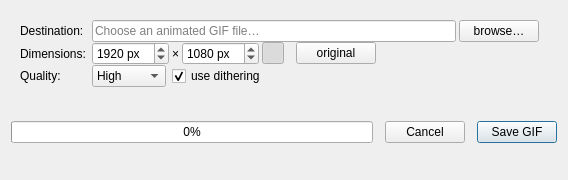
<?xml version="1.0" encoding="UTF-8"?>
<ui version="4.0">
 <class>dialog_animation_export</class>
 <widget class="QDialog" name="dialog_animation_export"><property name="surfaceRole" stdset="0"><string>panel</string></property>
  <property name="geometry">
   <rect>
    <x>0</x>
    <y>0</y>
    <width>568</width>
    <height>180</height>
   </rect>
  </property>
  <property name="sizePolicy">
   <sizepolicy hsizetype="Preferred" vsizetype="Preferred">
    <horstretch>0</horstretch>
    <verstretch>0</verstretch>
   </sizepolicy>
  </property>
  <property name="minimumSize">
   <size>
    <width>0</width>
    <height>0</height>
   </size>
  </property>
  <property name="windowTitle">
   <string>Export Animated GIF</string>
  </property>
  <property name="modal">
   <bool>true</bool>
  </property>
  <layout class="QVBoxLayout" name="layout_animation_export_dialog">
   <property name="spacing">
    <number>12</number>
   </property>
   <item>
    <widget class="QWidget" name="stack_animation_export_pages" native="true">
     <layout class="QVBoxLayout" name="layout_animation_export_configuration">
      <property name="spacing">
       <number>0</number>
      </property>
      <property name="leftMargin">
       <number>0</number>
      </property>
      <property name="topMargin">
       <number>0</number>
      </property>
      <property name="rightMargin">
       <number>0</number>
      </property>
      <property name="bottomMargin">
       <number>0</number>
      </property>
      <item alignment="Qt::AlignmentFlag::AlignTop">
       <widget class="QWidget" name="widget" native="true">
        <property name="minimumSize">
         <size>
          <width>0</width>
          <height>0</height>
         </size>
        </property>
        <layout class="QGridLayout" name="gridLayout">
         <property name="verticalSpacing">
          <number>0</number>
         </property>
         <item row="0" column="1">
          <widget class="QWidget" name="widget" native="true">
           <property name="sizePolicy">
            <sizepolicy hsizetype="Expanding" vsizetype="Preferred">
             <horstretch>0</horstretch>
             <verstretch>0</verstretch>
            </sizepolicy>
           </property>
           <layout class="QHBoxLayout" name="horizontalLayout">
            <property name="spacing">
             <number>3</number>
            </property>
            <property name="leftMargin">
             <number>0</number>
            </property>
            <property name="topMargin">
             <number>0</number>
            </property>
            <property name="bottomMargin">
             <number>0</number>
            </property>
            <item>
             <widget class="QLineEdit" name="edit_animation_export_destination">
              <property name="accessibleName">
               <string>Animated GIF output file</string>
              </property>
              <property name="placeholderText">
               <string>Choose an animated GIF file…</string>
              </property>
              <property name="clearButtonEnabled">
               <bool>true</bool>
              </property>
             </widget>
            </item>
            <item>
             <widget class="QPushButton" name="button_browse_animation_export_destination">
              <property name="toolTip">
               <string>Choose where to save the animated GIF.</string>
              </property>
              <property name="text">
               <string>browse…</string>
              </property>
             </widget>
            </item>
           </layout>
          </widget>
         </item>
         <item row="1" column="0">
          <widget class="QLabel" name="label_animation_export_dimensions">
           <property name="text">
            <string>Dimensions:</string>
           </property>
          </widget>
         </item>
         <item row="1" column="1" alignment="Qt::AlignmentFlag::AlignLeft">
          <widget class="QWidget" name="widget" native="true">
           <layout class="QHBoxLayout" name="horizontalLayout_3">
            <property name="spacing">
             <number>12</number>
            </property>
            <property name="leftMargin">
             <number>0</number>
            </property>
            <property name="topMargin">
             <number>0</number>
            </property>
            <property name="rightMargin">
             <number>0</number>
            </property>
            <property name="bottomMargin">
             <number>0</number>
            </property>
            <item>
             <widget class="QWidget" name="widget" native="true">
              <layout class="QHBoxLayout" name="horizontalLayout_2">
               <property name="spacing">
                <number>3</number>
               </property>
               <property name="leftMargin">
                <number>0</number>
               </property>
               <property name="topMargin">
                <number>0</number>
               </property>
               <property name="rightMargin">
                <number>0</number>
               </property>
               <property name="bottomMargin">
                <number>0</number>
               </property>
               <item>
                <widget class="QSpinBox" name="spin_animation_export_width">
                 <property name="toolTip">
                  <string>Animated GIF width in pixels.</string>
                 </property>
                 <property name="accessibleName">
                  <string>Animated GIF width</string>
                 </property>
                 <property name="suffix">
                  <string> px</string>
                 </property>
                 <property name="minimum">
                  <number>2</number>
                 </property>
                 <property name="maximum">
                  <number>16384</number>
                 </property>
                 <property name="value">
                  <number>1920</number>
                 </property>
                </widget>
               </item>
               <item alignment="Qt::AlignmentFlag::AlignHCenter">
                <widget class="QLabel" name="label_animation_export_dimensions_separator">
                 <property name="sizePolicy">
                  <sizepolicy hsizetype="Fixed" vsizetype="Preferred">
                   <horstretch>0</horstretch>
                   <verstretch>0</verstretch>
                  </sizepolicy>
                 </property>
                 <property name="text">
                  <string>×</string>
                 </property>
                </widget>
               </item>
               <item>
                <widget class="QSpinBox" name="spin_animation_export_height">
                 <property name="toolTip">
                  <string>Animated GIF height in pixels.</string>
                 </property>
                 <property name="accessibleName">
                  <string>Animated GIF height</string>
                 </property>
                 <property name="suffix">
                  <string> px</string>
                 </property>
                 <property name="minimum">
                  <number>2</number>
                 </property>
                 <property name="maximum">
                  <number>16384</number>
                 </property>
                 <property name="value">
                  <number>1080</number>
                 </property>
                </widget>
               </item>
               <item>
                <widget class="QToolButton" name="checkbox_animation_export_lock_aspect_ratio">
                 <property name="sizePolicy">
                  <sizepolicy hsizetype="Fixed" vsizetype="Fixed">
                   <horstretch>0</horstretch>
                   <verstretch>0</verstretch>
                  </sizepolicy>
                 </property>
                 <property name="maximumSize">
                  <size>
                   <width>22</width>
                   <height>22</height>
                  </size>
                 </property>
                 <property name="toolTip">
                  <string>import preset</string>
                 </property>
                 <property name="text">
                  <string/>
                 </property>
                 <property name="icon">
                  <iconset>
                   <normaloff>../../shared/icons/material/lock.svg</normaloff>../../shared/icons/material/lock.svg</iconset>
                 </property>
                 <property name="checkable">
                  <bool>true</bool>
                 </property>
                 <property name="checked">
                  <bool>true</bool>
                 </property>
                 <property name="iconName" stdset="0">
                  <string>lock</string>
                 </property>
                </widget>
               </item>
              </layout>
             </widget>
            </item>
            <item>
             <widget class="QPushButton" name="button_restore_animation_export_original_size">
              <property name="sizePolicy">
               <sizepolicy hsizetype="Fixed" vsizetype="Fixed">
                <horstretch>0</horstretch>
                <verstretch>0</verstretch>
               </sizepolicy>
              </property>
              <property name="toolTip">
               <string>Restore the animation's original dimensions.</string>
              </property>
              <property name="text">
               <string>original</string>
              </property>
             </widget>
            </item>
           </layout>
          </widget>
         </item>
         <item row="0" column="0">
          <widget class="QLabel" name="label_animation_export_destination">
           <property name="text">
            <string>Destination:</string>
           </property>
          </widget>
         </item>
         <item row="2" column="1" alignment="Qt::AlignmentFlag::AlignLeft">
          <widget class="QWidget" name="widget" native="true">
           <layout class="QHBoxLayout" name="horizontalLayout_4">
            <property name="spacing">
             <number>6</number>
            </property>
            <property name="leftMargin">
             <number>0</number>
            </property>
            <property name="topMargin">
             <number>0</number>
            </property>
            <property name="rightMargin">
             <number>0</number>
            </property>
            <property name="bottomMargin">
             <number>0</number>
            </property>
            <item>
             <widget class="QComboBox" name="combo_animation_export_quality">
              <property name="toolTip">
               <string>Lower quality uses fewer palette colors to reduce file size.</string>
              </property>
              <property name="accessibleName">
               <string>Animated GIF quality</string>
              </property>
              <property name="currentIndex">
               <number>1</number>
              </property>
              <item>
               <property name="text">
                <string>Highest</string>
               </property>
              </item>
              <item>
               <property name="text">
                <string>High</string>
               </property>
              </item>
              <item>
               <property name="text">
                <string>Medium</string>
               </property>
              </item>
              <item>
               <property name="text">
                <string>Low</string>
               </property>
              </item>
             </widget>
            </item>
            <item>
             <widget class="QCheckBox" name="checkbox_animation_export_gif_dithering">
              <property name="toolTip">
               <string>Smooth gradients when colors are reduced.</string>
              </property>
              <property name="text">
               <string>use dithering</string>
              </property>
              <property name="checked">
               <bool>true</bool>
              </property>
             </widget>
            </item>
           </layout>
          </widget>
         </item>
         <item row="2" column="0">
          <widget class="QLabel" name="label_animation_export_quality">
           <property name="text">
            <string>Quality:</string>
           </property>
          </widget>
         </item>
        </layout>
       </widget>
      </item>
      <item>
       <widget class="QWidget" name="widget" native="true">
        <layout class="QHBoxLayout" name="layout_animation_export_configuration_buttons">
         <property name="spacing">
          <number>12</number>
         </property>
         <property name="leftMargin">
          <number>0</number>
         </property>
         <property name="topMargin">
          <number>0</number>
         </property>
         <property name="rightMargin">
          <number>0</number>
         </property>
         <property name="bottomMargin">
          <number>0</number>
         </property>
         <item>
          <widget class="QProgressBar" name="progress_animation_export">
           <property name="accessibleName">
            <string>Animated GIF export progress</string>
           </property>
           <property name="value">
            <number>0</number>
           </property>
          </widget>
         </item>
         <item>
          <widget class="QPushButton" name="button_cancel_animation_export">
           <property name="text">
            <string>Cancel</string>
           </property>
          </widget>
         </item>
         <item>
          <widget class="QPushButton" name="button_start_animation_export">
           <property name="text">
            <string>Save GIF</string>
           </property>
           <property name="default">
            <bool>true</bool>
           </property>
          </widget>
         </item>
        </layout>
       </widget>
      </item>
     </layout>
    </widget>
   </item>
  </layout>
 </widget>
 <tabstops>
  <tabstop>spin_animation_export_width</tabstop>
  <tabstop>spin_animation_export_height</tabstop>
  <tabstop>button_restore_animation_export_original_size</tabstop>
  <tabstop>button_cancel_animation_export</tabstop>
  <tabstop>button_start_animation_export</tabstop>
 </tabstops>
 <resources/>
 <connections/>
</ui>
